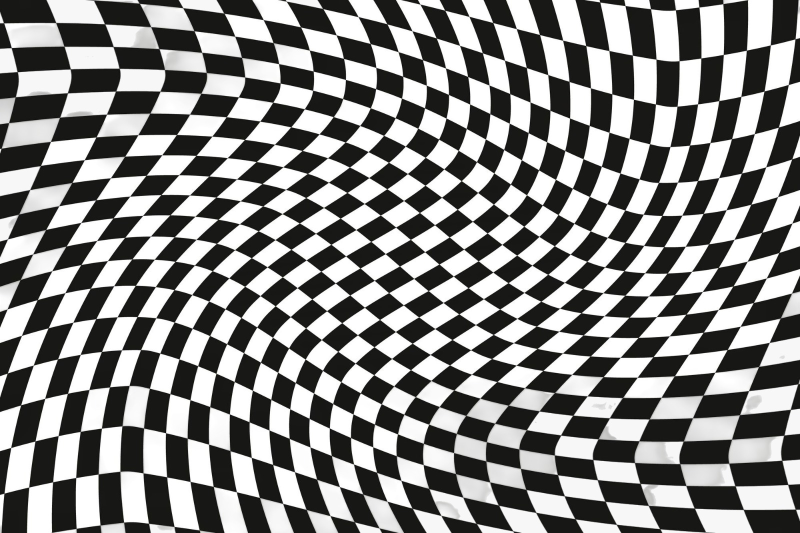
#> input picture hafta4_odev1/bw.jpeg, 1600 x 1066 px, found by its file name (shown at 1/2 size)
$ jupyter execute Hafta2_odev1.ipynb
#> lines starting #> are read from the running program, lines starting #| are printed output that depends on the picture
<a href="https://colab.research.google.com/github/nilaymina/DIP/blob/main/Hafta2_odev1.ipynb" target="_parent"></a>

[cell 1]
import cv2
resim = cv2.imread("bw.jpeg", cv2.IMREAD_GRAYSCALE)
#> resim: shape (1066, 1600); min 0, max 255, mean 135.3
iki_katı = cv2.resize(resim, (0, 0), fx=2, fy=2)
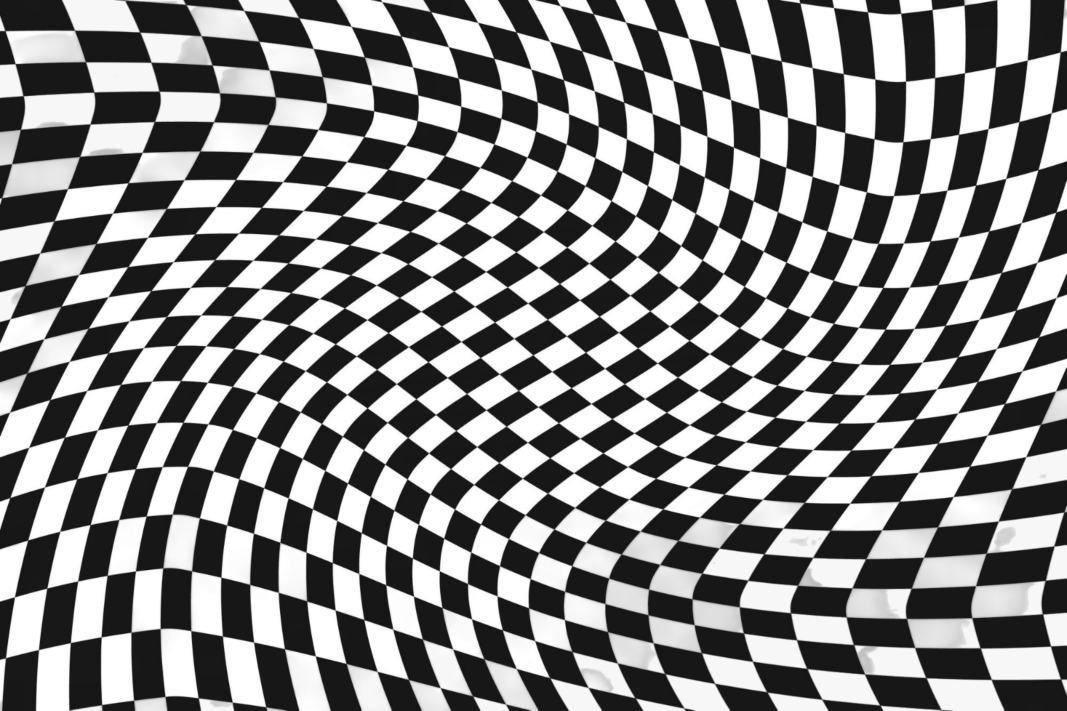
#> iki_katı: shape (2132, 3200) (shown at 1/3 size); min 7, max 255, mean 135.3
dört_katı = cv2.resize(resim, (0, 0), fx=4, fy=4)
yarısı = cv2.resize(resim, (0, 0), fx=0.5, fy=0.5)
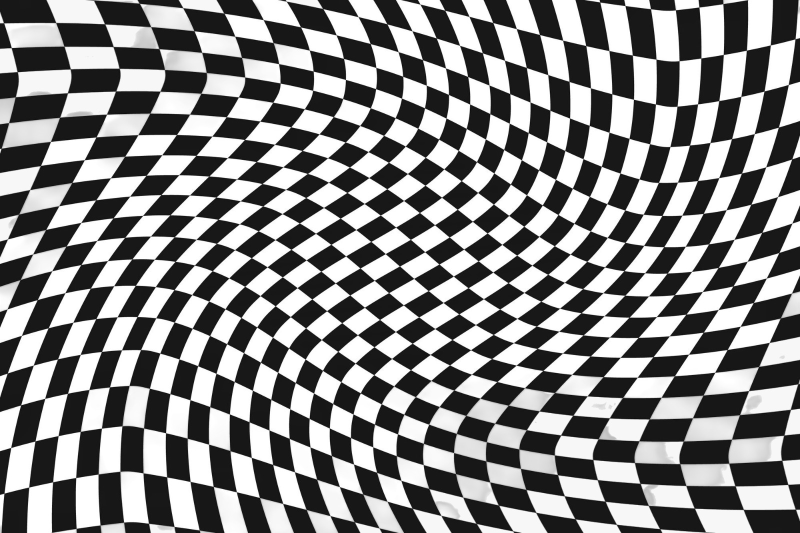
#> yarısı: shape (533, 800); min 13, max 255, mean 135.4
çeyrek = cv2.resize(resim, (0, 0), fx=0.25, fy=0.25)
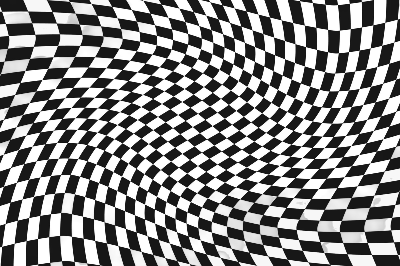
#> çeyrek: shape (266, 400); min 15, max 255, mean 135.4
cv2.imshow("İki Kat", iki_katı)
cv2.imshow("Dört Kat", dört_katı)
cv2.imshow("Yarısı", yarısı)
cv2.imshow("Çeyrek", çeyrek)
cv2.waitKey(0)
